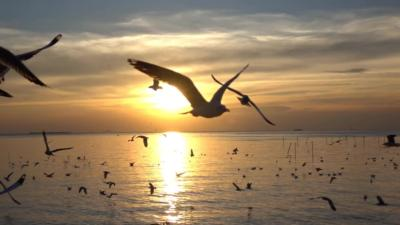
#> input picture raw_data/bird/bird0032.png, 400 x 225 px; its folder holds only this picture in this run
$ python 'ex01_image_resize copy.py'
#> lines starting #> are read from the running program, lines starting #| are printed output that depends on the picture
from PIL import Image # pip install Pillow
import os
import glob

def expand2square(pil_img, background_color) :
    width, height = pil_img.size
    if width == height :
        return pil_img
    elif width > height :
        result = Image.new(pil_img.mode, (width, width), background_color)
        # image add(추가할 이미지, 붙일 위치(가로, 세로))
        result.paste(pil_img, (0, (width - height) // 2))
        return result
    else :
        result = Image.new(pil_img.mode, (height, height), background_color)
        result.paste(pil_img, ((height - width) // 2, 0))
        return result

file_path = "./raw_data"   # 위치 자신의 파일경로에 맞게 변경 필요 !!!
image_list = glob.glob(os.path.join(file_path, "*", "*"))
folder_list = glob.glob(os.path.join(file_path, "*"))
for create_folder in folder_list:
    create_folder= create_folder.replace("raw_data", "resize_data")
    os.makedirs(create_folder, exist_ok=True)

for item_path in image_list:
    try:
        newfile_path = item_path.replace("raw_data", "resize_data") # raw_data -> resize_data
        # 확장자 변환 (raw_data 확장자에 따라 수정 필요)
        newfile_path = newfile_path.replace(".jpg", ".png")         # png로 변환
        # newfile_path = newfile_path.replace(".jpeg", ".png")
        # newfile_path = newfile_path.replace(".PNG", ".png")
        # newfile_path = newfile_path.replace(".JPG", ".png")

        image = Image.open(item_path)
#> image is the input picture: PIL image 400x225 RGB; mean R, G, B 146.7, 125.4, 97.5
        # new_image = expand2square(image, (204,255,255)) # 정사각형화, 뒷배경 하늘색
        new_image = expand2square(image, (0,0,0)) # 정사각형화, 뒷배경 검은색
#> in expand2square, `result = Image.new(pil_img.mode, (width, width), background_color)`: result: PIL image 400x400 RGB; every value is 0
#> in expand2square, `result.paste(pil_img, (0, (width - height) // 2))`:
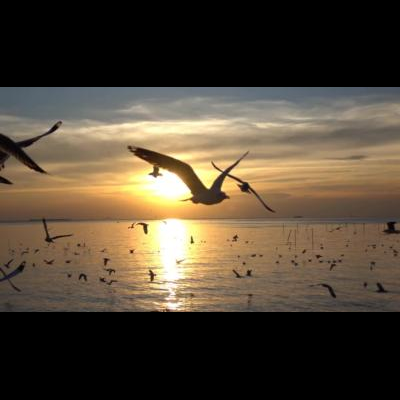
#> result: PIL image 400x400 RGB; mean R, G, B 82.5, 70.5, 54.9
        new_image = new_image.resize((224,224))
        new_image.save(newfile_path)
    except Exception as e:
        print('Error 발생', e)
#> pass 2 of the loop `for item_path in image_list:`:
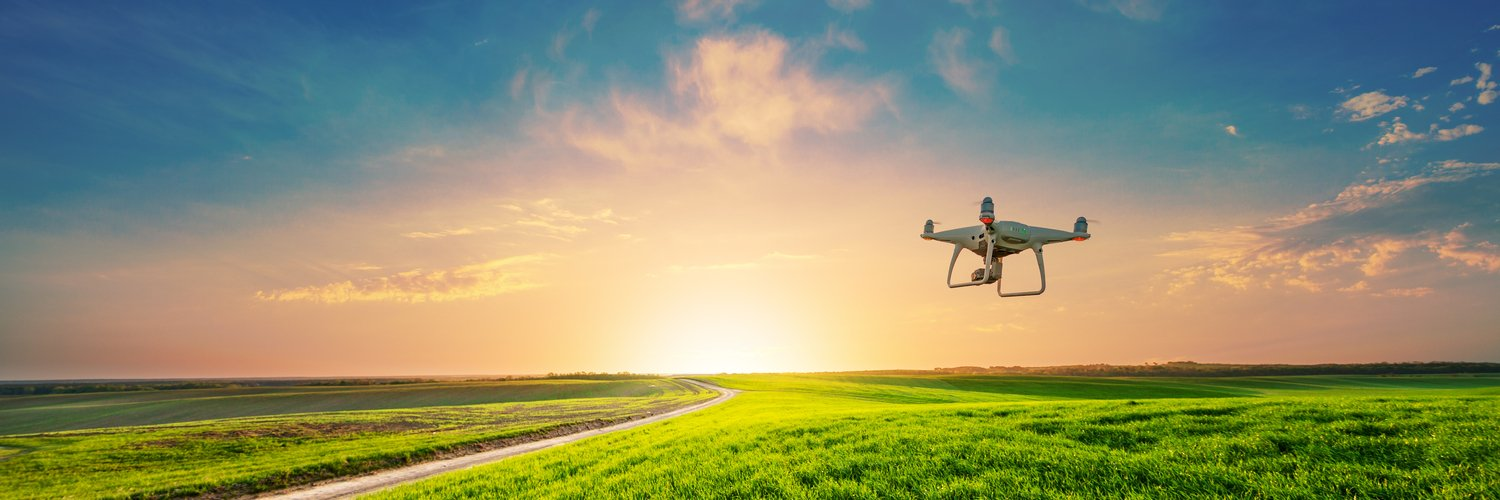
#> input picture raw_data/drone/drone0006.png, 1500 x 500 px
#> image is the input picture: PIL image 1500x500 RGB; mean R, G, B 141.1, 144, 110.4
#> in expand2square (call 2), `result.paste(pil_img, (0, (width - height) // 2))`:
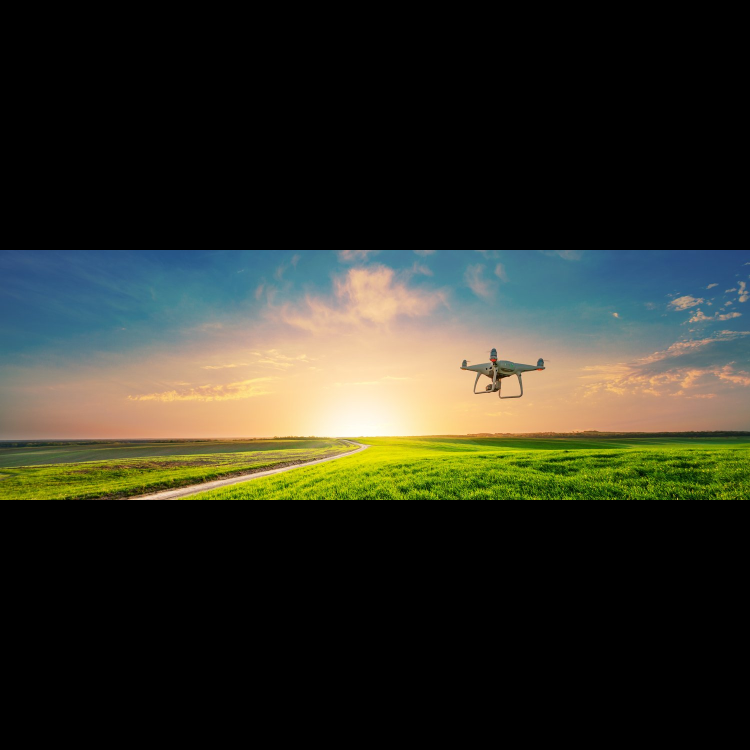
#> result: PIL image 1500x1500 RGB (shown at 1/2 size); mean R, G, B 47, 48, 36.8
#> `new_image = new_image.resize((224,224))`:
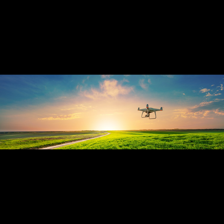
#> new_image: PIL image 224x224 RGB; mean R, G, B 47.1, 48, 36.8
